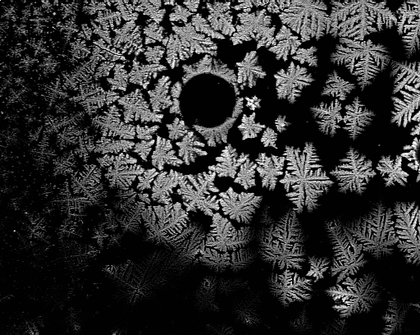
%> input picture MVIP Assignment 2/Images/icextl.gif, 420 x 335 px, shrunk from 512 x 408 before the run
$ octave 'Question5(not working).m'   (GNU Octave 9; MATLAB toolbox functions it lacks are replaced by stand-ins)
%> lines starting %> are read from the running program, lines starting %| are printed output that depends on the picture
clear;
clc;
A = imread('icextl.gif');
%> A is the input picture: size 335x420 uint8; min 0, max 255, mean 48.4
[m, n] = size(A);
%> m = 335; n = 420
Num_pix = m * n;
%> Num_pix = 140700

figure(1)
imshow(A);
title('Original Image');

Hist = uint8(zeros(m,n));

Nk = zeros(256, 1);
Pk = zeros(256, 1);
Sk = zeros(256, 1);
Output = zeros(256, 1);

for i=1:m
    for j=1:n
        value = A(i,j);
        Nk(value + 1) = Nk(value + 1) + 1;
        Pk(value + 1) = Nk(value + 1)/Num_pix;
    end
end
%> after the loop, Nk = 256 values, max 35424 at index 2, min 0 at index 256, mean 549.6; Pk = 256 values, max 0.252 at index 2, min 0 at index 256, mean 0.00391

Sum = 0;
Levels = 255;

for i=1:size(Pk)
    Sum = Sum + Pk(i);
    Sk(i) = Sum;
    Output(i) = round(Sk(i) * Levels);
end
%> this loop made 256 passes
%> Sum on passes 1 to 3: 0.114, 0.365, 0.401
%> after the loop, Output = 256 values from 29 to 255; Sk = 256 values from 0.114 to 1; Sum = 1

for i=1:m
    for j=1:n
        Hist(i,j) = Output(A(i,j)+1);
    end
end
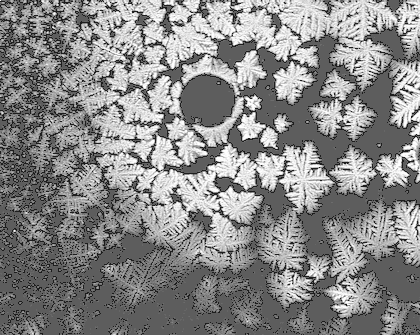
%> Hist: size 335x420 uint8; min 29, max 255, mean 137.7

Z=Hist;
figure(2)
imshow(Z);

Yr = [zeros(1,n);Z;zeros(1,n)];
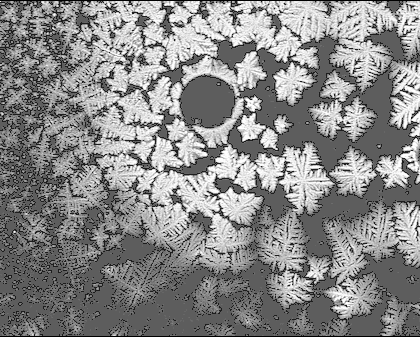
%> Yr: size 337x420 uint8; min 0, max 255, mean 136.9
Y = [zeros(m+2,1),Yr,zeros(m+2,1)];
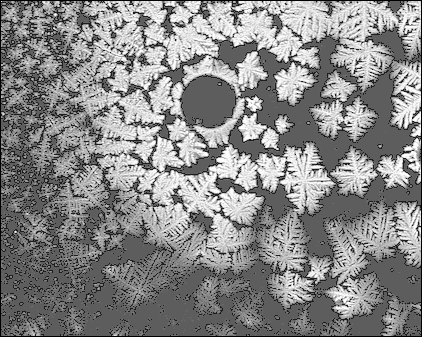
%> Y: size 337x422 uint8; min 0, max 255, mean 136.2
Y = double(Y);
%> Y: size 337x422 double
filter=[1 1 1; 1 -8 1; 1 1 1];
temp = zeros(3,3);
for p = 2: m+1
    for q = 2: n+1
        mask= Y(p-1:p+1,q-1:q+1);
        temp= filter .* mask;
        Result(p-1,q-1) = sum(temp(:));
    end
end
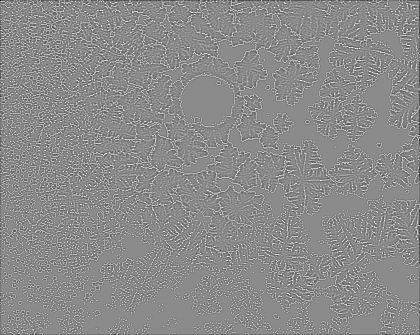
%> Result: size 335x420 double; min -1801, max 1492, mean -4.1; drawn with min black and max white
    Result = uint8(Result);
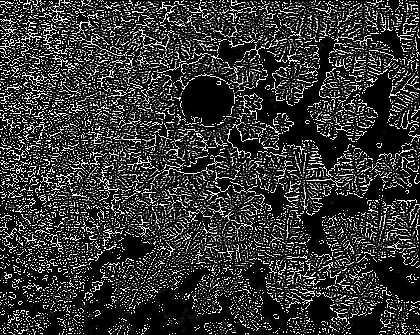
%> Result: size 335x420 uint8; min 0, max 255, mean 52
    figure(3)
    imshow(Result);
    Combined = Result + Z;
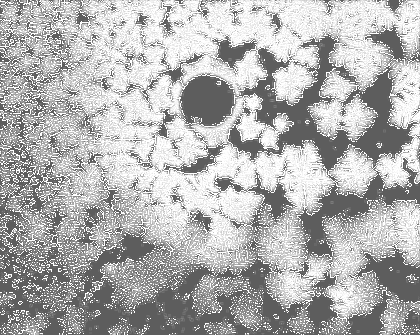
%> Combined: size 335x420 uint8; min 93, max 255, mean 176.9
    figure(4)
    imshow(Combined);
